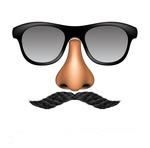
//> input picture images/5.jpg, 150 x 148 px, given in place of the camera
$ ./main   (built with g++ and OpenCV 4)
//> lines starting //> are read from the running program, lines starting //| are printed output that depends on the picture
//corner detection

//http://docs.opencv.org/doc/tutorials/features2d/trackingmotion/harris_detector/harris_detector.html
//http://opencvexamples.blogspot.com/2013/10/harris-corner-detection.html#.VEjZgDbn8kk
#include "opencv2/highgui/highgui.hpp"
#include "opencv2/imgproc/imgproc.hpp"
#include <iostream>
#include <stdio.h>
#include <stdlib.h>

using namespace cv;
using namespace std;

int main()
{
	int thresh = 200;
	Mat src, gray;
	VideoCapture my_capture;

	//open the img device
	my_capture.open(0);

	while (1)
	{
		//show the image from the webcam
		my_capture >> src;
//> src is the input picture: 148 rows x 150 cols, CV_8UC3; mean B, G, R 210.5, 212.5, 215.7

		cvtColor(src, gray, CV_BGR2GRAY);
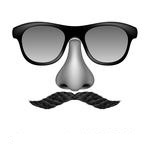
//> gray: 148 rows x 150 cols, CV_8UC1; min 0, max 255, mean 213.3
		Mat dst, dst_norm, dst_norm_scaled;
		dst = Mat::zeros(src.size(), CV_32FC1);

		// Detecting corners
		cornerHarris(gray, dst, 7, 5, 0.05, BORDER_DEFAULT);
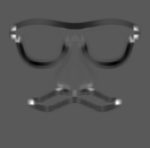
//> dst: 148 rows x 150 cols, CV_32FC1; min -0.518, max 0.965, mean -0.0156; drawn with min black and max white

		// Normalizing
		normalize(dst, dst_norm, 0, 255, NORM_MINMAX, CV_32FC1, Mat());
		convertScaleAbs(dst_norm, dst_norm_scaled);

		// Drawing a circle around corners
		for (int j = 0; j < dst_norm.rows; j++)
		{
			for (int i = 0; i < dst_norm.cols; i++)
			{
				if ((int)dst_norm.at<float>(j, i) > thresh)
				{
					circle(dst_norm_scaled, Point(i, j), 5, Scalar(0), 2, 8, 0);
				}
			}
		}
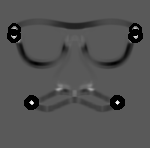
//> dst_norm_scaled: 148 rows x 150 cols, CV_8UC1; min 0, max 255, mean 83.1

		// Showing the result
		namedWindow("corners_window", CV_WINDOW_AUTOSIZE);
		imshow("corners_window", dst_norm_scaled);
		waitKey(33);
	}
	return(0);
}

$ run again, on images/HappyFish.jpg
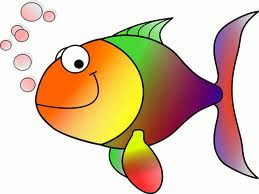
//> input picture images/HappyFish.jpg, 259 x 194 px, given in place of the camera
//> src is the input picture: 194 rows x 259 cols, CV_8UC3; mean B, G, R 170.8, 196.4, 219.3
//> `cvtColor(src, gray, CV_BGR2GRAY);`:
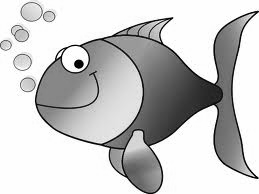
//> gray: 194 rows x 259 cols, CV_8UC1; min 0, max 255, mean 200.4
//> after the loop `for (int j = 0; j < dst_norm.rows; j++)`:
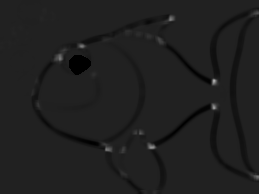
//> dst_norm_scaled: 194 rows x 259 cols, CV_8UC1; min 0, max 174, mean 31.6
